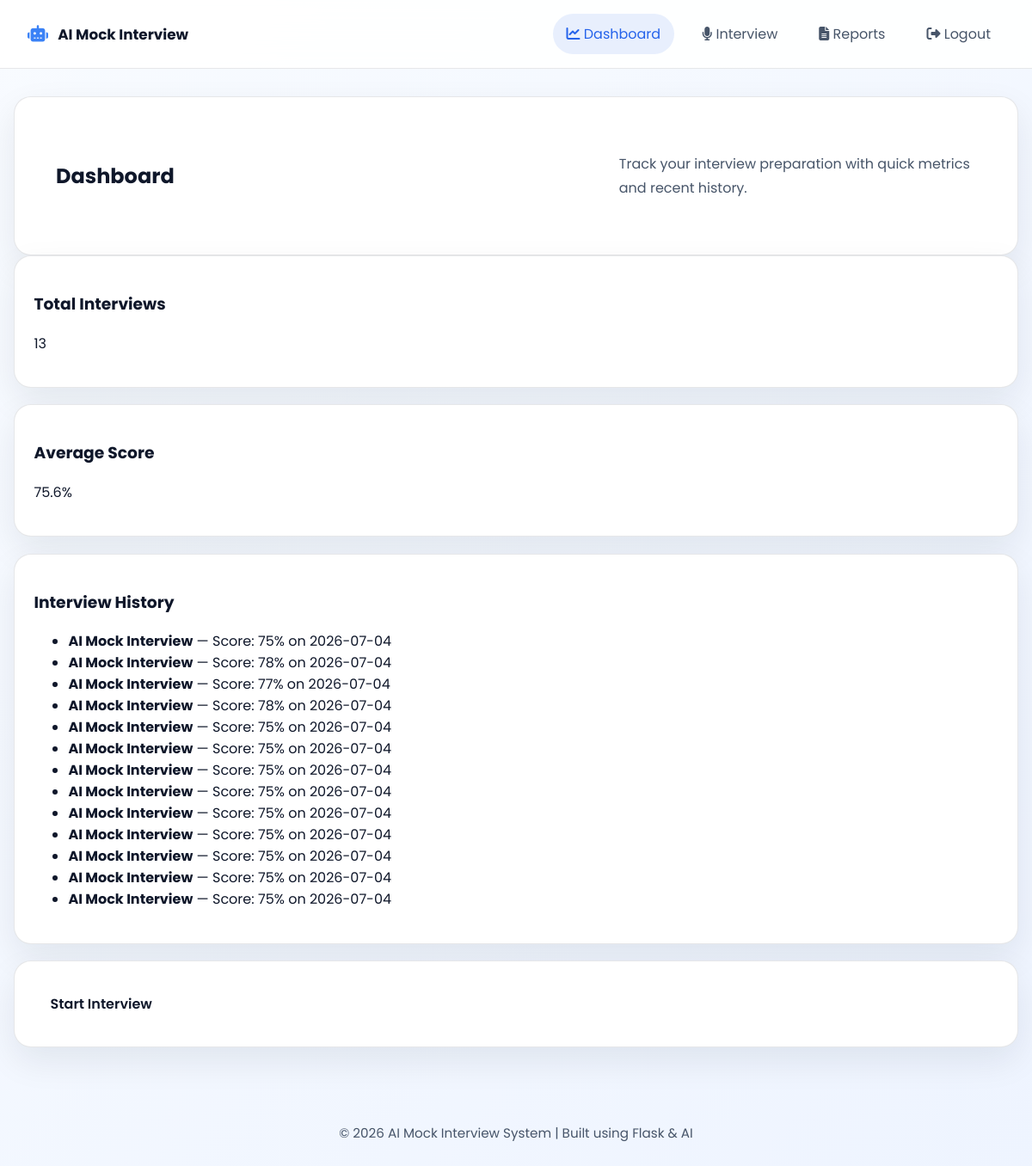
Page /dashboard (signed in) on the committed database.
### app.py (models this page shows)
class InterviewSession(db.Model):
    id = db.Column(db.Integer, primary_key=True)
    user_id = db.Column(db.Integer, db.ForeignKey('user.id'), nullable=False)
    topic = db.Column(db.String(120), nullable=False, default='General Interview')
    score = db.Column(db.Integer, default=0)
    created_at = db.Column(db.DateTime, default=datetime.utcnow)
    duration = db.Column(db.Integer, default=0)
    transcript = db.Column(db.Text, default='')
    feedback = db.Column(db.Text, default='')

### app.py (the view)
    @app.route('/dashboard')
    def dashboard():
        if not session.get('user_id'):
            return redirect(url_for('login'))
        sessions = InterviewSession.query.filter_by(user_id=session['user_id']).order_by(InterviewSession.created_at.desc()).all()
        total_interviews = len(sessions)
        average_score = round(sum(session.score for session in sessions) / total_interviews, 1) if total_interviews else 0
        return render_template('dashboard.html', sessions=sessions, total_interviews=total_interviews, average_score=average_score)

### templates/dashboard.html
{% extends 'base.html' %}
{% block content %}
<div class="hero">
  <h2>Dashboard</h2>
  <p>Track your interview preparation with quick metrics and recent history.</p>
</div>
<div class="stats-grid">
  <div class="card stat-card">
    <h3>Total Interviews</h3>
    <p class="stat-value">{{ total_interviews }}</p>
  </div>
  <div class="card stat-card">
    <h3>Average Score</h3>
    <p class="stat-value">{{ average_score }}%</p>
  </div>
</div>
<div class="card">
  <h3>Interview History</h3>
  <ul>
    {% for session in sessions %}
      <li><strong>{{ session.topic }}</strong> — Score: {{ session.score }}% on {{ session.created_at.strftime('%Y-%m-%d') if session.created_at else 'recently completed' }}</li>
    {% else %}
      <li>No sessions yet.</li>
    {% endfor %}
  </ul>
</div>
<div class="card actions">
  <a class="btn" href="{{ url_for('interview') }}">Start Interview</a>
</div>
{% endblock %}

### templates/base.html (shortened to what this page needs)
<!DOCTYPE html>
<html lang="en">
<head>
    <link rel="stylesheet"
          href="https://cdnjs.cloudflare.com/ajax/libs/font-awesome/6.7.1/css/all.min.css">
</head>
<body>
<header class="navbar">
    <div class="logo">
        <a href="{{ url_for('home') }}">
            <i class="fa-solid fa-robot"></i>
            <span>AI Mock Interview</span>
        </a>
    </div>
    <nav>
        {% if current_user %}
        <a href="{{ url_for('dashboard') }}"
           class="{% if request.endpoint=='dashboard' %}active{% endif %}">
            <i class="fa-solid fa-chart-line"></i>
            Dashboard
        </a>
        <a href="{{ url_for('interview') }}"
           class="{% if request.endpoint=='interview' %}active{% endif %}">
            <i class="fa-solid fa-microphone"></i>
            Interview
        </a>
        <a href="{{ url_for('reports') }}"
           class="{% if request.endpoint=='reports' %}active{% endif %}">
            <i class="fa-solid fa-file-lines"></i>
            Reports
        </a>
        <a href="{{ url_for('logout') }}">
            <i class="fa-solid fa-right-from-bracket"></i>
            Logout
        </a>
        {% endif %}
    </nav>
</header>
<div class="container">
    {% block content %}
    {% endblock %}
</div>
<footer>
    <p>
        © {{ current_year if current_year else 2026 }}
        AI Mock Interview System |
        Built using Flask & AI
    </p>
</footer>
</body>
</html>

### templates/base.html (style rules this page uses)
:root { --bg: #f4f7fb; --surface: #ffffff; --surface-2: #f8fafc; --text: #0f172a; --muted: #475569; --primary: #2563eb; --primary-2: #3b82f6; --accent: #16a34a; --border: rgba(15, 23, 42, 0.1); --shadow: 0 16px 40px rgba(15, 23, 42, 0.08); }
* { box-sizing: border-box; }
body { margin: 0; font-family: 'Poppins', sans-serif; background: linear-gradient(135deg, #f8fbff 0%, #eef4ff 100%); color: var(--text); min-height: 100vh; }
a { text-decoration: none; color: inherit; }
.navbar { position: sticky; top: 0; z-index: 100; display: flex; justify-content: space-between; align-items: center; padding: 1rem 2rem; background: rgba(255, 255, 255, 0.9); backdrop-filter: blur(16px); border-bottom: 1px solid var(--border); }
.logo a { display: flex; align-items: center; gap: 0.7rem; font-weight: 700; font-size: 1.05rem; color: var(--text); }
.logo i { color: var(--primary-2); font-size: 1.2rem; }
nav { display: flex; gap: 1rem; flex-wrap: wrap; }
nav a { padding: 0.7rem 1rem; border-radius: 999px; color: var(--muted); transition: 0.2s ease; }
nav a:hover, nav a.active { background: rgba(37, 99, 235, 0.1); color: var(--primary); }
.container { width: min(1180px, calc(100% - 2rem)); margin: 2rem auto 3rem; }
.hero, .card, .stat-box, .alert { background: var(--surface); border: 1px solid var(--border); box-shadow: var(--shadow); border-radius: 20px; }
.hero { padding: 3rem; display: grid; grid-template-columns: 1.2fr 0.8fr; gap: 2rem; align-items: center; overflow: hidden; }
.hero p { color: var(--muted); font-size: 1rem; line-height: 1.7; }
.btn { display: inline-flex; align-items: center; gap: 0.6rem; padding: 0.9rem 1.2rem; border-radius: 999px; font-weight: 600; transition: transform 0.2s ease, box-shadow 0.2s ease; }
.card { padding: 1.4rem; margin-bottom: 1.2rem; }
footer { text-align: center; padding: 1.6rem 1rem 2rem; color: var(--muted); font-size: 0.95rem; }
.actions { display: flex; flex-wrap: wrap; gap: 0.7rem; margin-top: 0.9rem; }

### rows in the picture
InterviewSession: topic "AI Mock Interview", score "75", created_at "2026-07-04"
InterviewSession: topic "AI Mock Interview", score "78", created_at "2026-07-04"
InterviewSession: topic "AI Mock Interview", score "77", created_at "2026-07-04"
InterviewSession: topic "AI Mock Interview", score "78", created_at "2026-07-04"
InterviewSession: topic "AI Mock Interview", score "75", created_at "2026-07-04"
InterviewSession: topic "AI Mock Interview", score "75", created_at "2026-07-04"
InterviewSession: topic "AI Mock Interview", score "75", created_at "2026-07-04"
InterviewSession: topic "AI Mock Interview", score "75", created_at "2026-07-04"
InterviewSession: topic "AI Mock Interview", score "75", created_at "2026-07-04"
InterviewSession: topic "AI Mock Interview", score "75", created_at "2026-07-04"
InterviewSession: topic "AI Mock Interview", score "75", created_at "2026-07-04"
InterviewSession: topic "AI Mock Interview", score "75", created_at "2026-07-04"
InterviewSession: topic "AI Mock Interview", score "75", created_at "2026-07-04"

### other values in the picture
{{ total_interviews }} "13"
{{ average_score }} "75.6"
{{ current_year if current_year else 2026 }} "2026"
